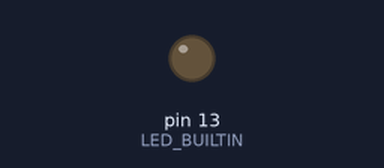
A sketch run on a simulated Arduino Uno, built with avr-gcc and run on an emulated ATmega328P. Shown: output pins drawn as LEDs (lit = HIGH). Pins used as bus, display or sensor lines are not drawn.

Above: at 0.5 s.
At 36.92 s:
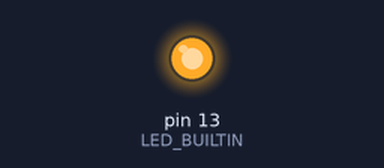
Timing chart, 0 to 37.2 s (numbered marks = the images above):
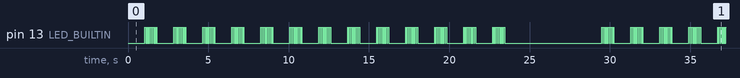

The sketch:

Data_transmission.ino
```cpp
#include "math.h"

#define CLK_PIN 2
#define TX_PIN 3

bool byte_array[8] = {0, 0, 0, 0, 0, 0, 0, 0};

void setup() {
  //Serial.begin(9600);
  pinMode(LED_BUILTIN, OUTPUT);
  pinMode(CLK_PIN, OUTPUT);
  pinMode(TX_PIN, OUTPUT);

}

void loop() {
  sendMessage("Hello, World!");
  delay(5000);
}

void sendMessage(String msg){

  for(int k = 0; k < msg.length(); k++){  //loop through every ASCII Character

    digitalWrite(CLK_PIN, LOW); //set everything to 0
    digitalWrite(TX_PIN, LOW);

    int subj = (int) msg[k];
    for(int i = 8; i >= 0; i--){  //get bit array
      if(subj >= pow(2, i)){
        byte_array[7 - i] = true;
        subj -= pow(2, i);
      }
      else {
        byte_array[7 - i] = false;
      }
    }


    delay(1000);  //wait between TXes

    for(int i = 0; i < 8; i++){   //transmit 8 bits
      digitalWrite(TX_PIN, byte_array[i]);
      delay(50);
      digitalWrite(CLK_PIN, HIGH);
      digitalWrite(LED_BUILTIN, HIGH);
      delay(50);
      digitalWrite(CLK_PIN, LOW);
      digitalWrite(LED_BUILTIN, LOW);
    }
    digitalWrite(LED_BUILTIN, LOW);
  }
}
```

Measured:
- by itself, pin 13 (LED_BUILTIN): moves between LOW and HIGH, repeating every 28.4 s
